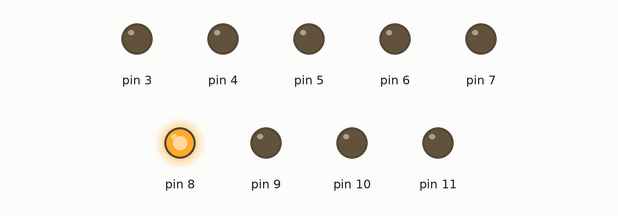
Bench run of a sketch on a simulated Arduino Uno, built with avr-gcc and run on an emulated ATmega328P. On the bench: output pins drawn as LEDs (lit = HIGH). Random numbers use the default seed unless the sketch sets one; pins used as bus, display or sensor lines are not drawn.

Above: at 0.05 s.
At 5.05 s:
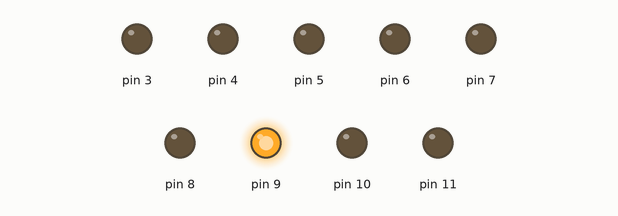
At 10.06 s:
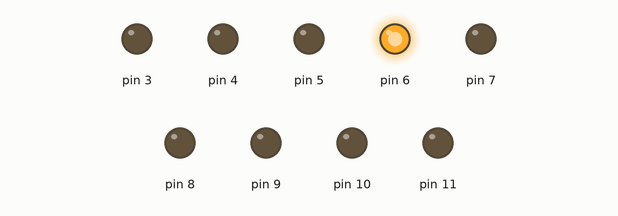
At 19.98 s:
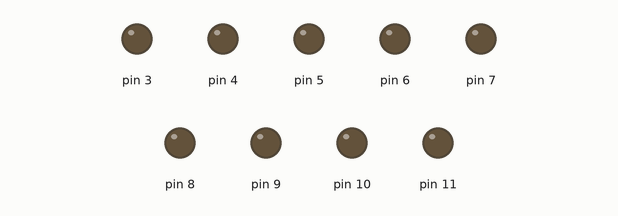
At 29.9 s:
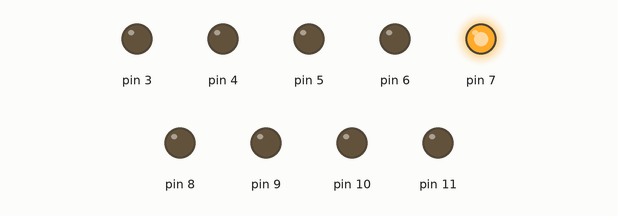
At 39.93 s:
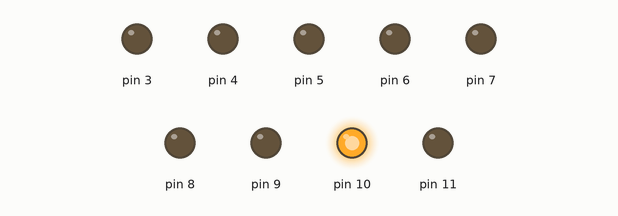
Timing chart, 0 to 40.0 s (numbered marks = the images above):
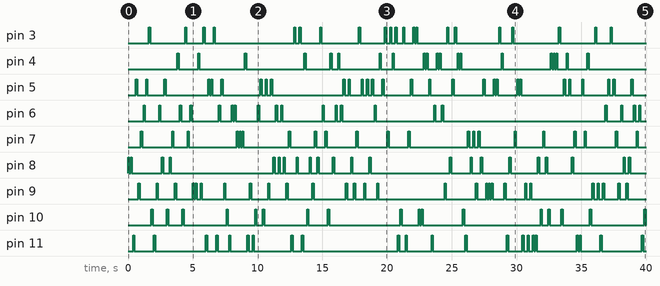

Measured:
- by itself, pin 3: LOW → HIGH at 1.6 s, → LOW 0.10 s later, → HIGH 2.7 s later, → LOW 0.10 s later, … (42 changes in this stretch)
- by itself, pin 4: LOW → HIGH at 3.8 s, → LOW 0.10 s later, → HIGH 1.5 s later, → LOW 0.10 s later, … (40 changes in this stretch)
- by itself, pin 5: LOW → HIGH at 0.60 s, → LOW 0.10 s later, → HIGH 0.70 s later, → LOW 0.10 s later, … (58 changes in this stretch)
- by itself, pin 6: LOW → HIGH at 1.2 s, → LOW 0.10 s later, → HIGH 1.1 s later, → LOW 0.10 s later, … (40 changes in this stretch)
- by itself, pin 7: LOW → HIGH at 1.0 s, → LOW 0.10 s later, → HIGH 2.3 s later, → LOW 0.10 s later, … (42 changes in this stretch)
- by itself, pin 8: LOW → HIGH at 0.00 s, → LOW 0.10 s later, → HIGH 0.10 s later, → LOW 0.10 s later, … (44 changes in this stretch)
- by itself, pin 9: LOW → HIGH at 0.80 s, → LOW 0.10 s later, → HIGH 1.3 s later, → LOW 0.10 s later, … (56 changes in this stretch)
- by itself, pin 10: LOW → HIGH at 1.8 s, → LOW 0.10 s later, → HIGH 1.1 s later, → LOW 0.10 s later, … (34 changes in this stretch)

The sketch:

_led_cube_sample2.ino
```cpp
/* led num */
int ledNum = 3;

/* pins for gnd */
int gnd[3] = {0, 1, 2};

/* pins for vs */
int vs1[3] = {3, 4, 5};
int vs2[3] = {6, 7, 8};
int vs3[3] = {9, 10, 11};
int vs[3][3] = {
  {vs1[0],vs1[1],vs1[2]},
  {vs2[0],vs2[1],vs2[2]},
  {vs3[0],vs3[1],vs3[2]}
};

/* blink per second */
int bps = 3;

/* flame per second */
int fps = 100;

/* 乱数の設定 */
long rand1;
long rand2;
long randGND;

void setup() {
  for(int i = 0; i < ledNum; i++) {
    for(int j = 0; j < ledNum; j++) {
      pinMode(vs[i][j], OUTPUT);
    }
    pinMode(gnd[i], OUTPUT);
  }

//  all();
//  delay(1000);
//
//  cls();
//  delay(1000);
}

void loop() {
  // pattern1();
//   pattern2();
//   pattern3();
   pattern4();

}

void pattern1() {
  all();

  digitalWrite(gnd[0], LOW);
  digitalWrite(gnd[2], HIGH);
  delay(fps);
  digitalWrite(gnd[1], LOW);
  digitalWrite(gnd[0], HIGH);
  delay(fps);
  digitalWrite(gnd[2], LOW);
  digitalWrite(gnd[1], HIGH);
  delay(fps);
}

void pattern2() {
  cls();

  for(int i=2; i>=0; i--){
    if(i == 2){
      digitalWrite(gnd[i], LOW);
    }else{
      digitalWrite(gnd[i+1], HIGH);
      digitalWrite(gnd[i], LOW);
    }

    digitalWrite(vs[2][2], HIGH);
    delay(fps);

    digitalWrite(vs[2][2], LOW);
    digitalWrite(vs[2][1], HIGH);
    delay(fps);

    digitalWrite(vs[2][1], LOW);
    digitalWrite(vs[2][0], HIGH);
    delay(fps);

    digitalWrite(vs[2][0], LOW);
    digitalWrite(vs[1][0], HIGH);
    delay(fps);

    digitalWrite(vs[1][0], LOW);
    digitalWrite(vs[0][0], HIGH);
    delay(fps);

    digitalWrite(vs[0][0], LOW);
    digitalWrite(vs[0][1], HIGH);
    delay(fps);

    digitalWrite(vs[0][1], LOW);
    digitalWrite(vs[0][2], HIGH);
    delay(fps);


    digitalWrite(vs[0][2], LOW);
    digitalWrite(vs[1][2], HIGH);
    delay(fps);

    digitalWrite(vs[1][2], LOW);
  }
}

void pattern3() {
  all();

  digitalWrite(gnd[0], LOW);
  digitalWrite(gnd[2], HIGH);
  digitalWrite(gnd[1], HIGH);
  delay(500);
  digitalWrite(gnd[1], LOW);
  digitalWrite(gnd[0], HIGH);
  delay(500);
  digitalWrite(gnd[2], LOW);
  digitalWrite(gnd[1], HIGH);
  delay(500);
//  digitalWrite(gnd[2], HIGH);
//  delay(500);
//  digitalWrite(gnd[2], LOW);
//  delay(500);
  digitalWrite(gnd[1], LOW);
  digitalWrite(gnd[2], HIGH);
  delay(500);
  digitalWrite(gnd[0], LOW);
  digitalWrite(gnd[1], HIGH);
  delay(500);
}

//ランダムで光らす
void pattern4() {
  randGND=random(3);
  rand1=random(3);
  rand2=random(3);

  cls();

    digitalWrite(gnd[randGND], LOW);

    digitalWrite(vs[rand1][rand2], HIGH);
    delay(100);
    digitalWrite(vs[rand1][rand2], LOW);
    delay(100);


  }


void all() {
  for(int i = 0; i < ledNum; i++) {
    for(int j = 0; j < ledNum; j++) {
      digitalWrite(vs[i][j], HIGH);
    }
    digitalWrite(gnd[i], LOW);
  }
}

void cls() {
  for(int i = 0; i < ledNum; i++) {
    for(int j = 0; j < ledNum; j++) {
      digitalWrite(vs[i][j], LOW);
    }
    digitalWrite(gnd[i], HIGH);
  }
}
```
